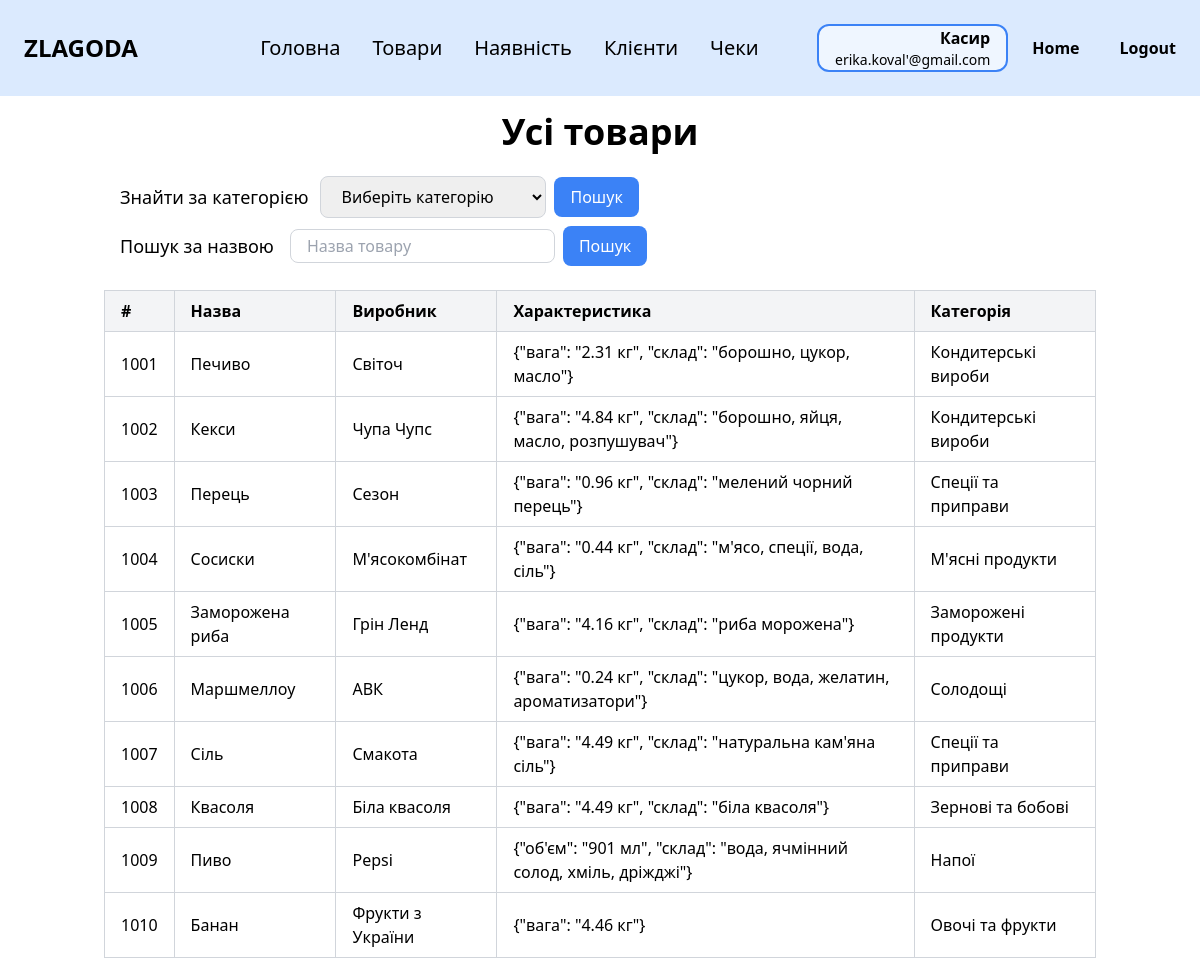
Page /products (signed in) on the committed database.
### zlg_website/models.py (models this page shows, shortened)
class Employee(db.Model, UserMixin):
    __tablename__ = 'employee'
    id = db.Column(db.Integer, primary_key=True)
    last_name = db.Column(db.String(100))
    first_name = db.Column(db.String(100))
    middle_name = db.Column(db.String(100))
    position = db.Column(db.String(100))
    salary = db.Column(db.Float)
    start_date = db.Column(db.Date)
    birth_date = db.Column(db.Date)
    phone = db.Column(db.String(20))
    city = db.Column(db.String(100))
    street = db.Column(db.String(100))
    postal_code = db.Column(db.String(10))
    password = db.Column(db.String(10000))
    email = db.Column(db.String(100), unique=True)
    @property
    def full_name(self):
        parts = [self.last_name, self.first_name, self.middle_name]
        return " ".join(part for part in parts if part)
    @property
    def address(self):
        return f"{self.city}, {self.street}, {self.postal_code}"

class Product(db.Model):
    __tablename__ = 'product'
    id = db.Column(db.Integer, primary_key=True)
    name = db.Column(db.String(100))
    manufacturer = db.Column(db.String(100))
    specifications = db.Column(db.Text)
    category_number = db.Column(db.Integer, db.ForeignKey('category.category_number'))
    category = db.relationship('Category', backref='products')

class Category(db.Model):
    __tablename__ = 'category'
    category_number = db.Column(db.Integer, primary_key=True)
    name = db.Column(db.String(100))

### zlg_website/views/products.py (the view)
@views.route('/products')
@login_required
def products():
    category_number = request.args.get('category')
    sort = request.args.get('sort')
    order = request.args.get('order', 'asc')
    search_query = request.args.get('search', '')
    query = Product.query
    if category_number:
        try:
            category_number = int(category_number)  # Перетворення на int
            query = query.filter(Product.category_number == category_number)
        except ValueError:
            pass
    if sort == 'name':
        query = query.order_by(
            Product.name.desc() if order == 'desc' else Product.name.asc()
        )
    elif sort == 'id':
        query = query.order_by(
            Product.id.asc()
        )
    else:
        query = query.order_by(Product.id.asc())  # За замовчуванням — за id
    products = query.all()
    if search_query:
        search_lower = search_query.lower()
        products = [
            product for product in products
            if search_lower in product.name.lower()
        ]
    categories = Category.query.all()
    return render_template("products.html", user=current_user, products=products, categories=categories, sort=sort, order=order, category_number=category_number,
        search_query=search_query)

### zlg_website/__init__.py (called while the page is built)
def create_app():
    app = Flask(__name__)
    app.config['SECRET_KEY'] = 'zlagoda'
    app.config['SQLALCHEMY_DATABASE_URI'] = f'sqlite:///{os.path.join(app.instance_path, DB_NAME)}'
    db.init_app(app)
    from .views import views
    from .auth import auth
    app.register_blueprint(views, url_prefix='/')
    app.register_blueprint(auth, url_prefix='/')
    from .models import Employee
    with app.app_context():
        if database_is_empty():
            create_database(app)
    login_manager = LoginManager()
    login_manager.login_view = 'auth.login'
    login_manager.init_app(app)
    @login_manager.user_loader
    def load_user(id):
        return Employee.query.get(int(id))
    return app

### zlg_website/templates/products.html (shortened to what this page needs)
{% extends "base.html" %}
{% block content %}
<div class="py-4">
    <h1 class="text-4xl font-bold mb-6 text-center">Усі товари</h1>
    <div class="flex justify-between items-center mb-6">
        <div class="flex flex-col ml-4">
            <div class="flex items-center mb-2">
                <p class="mr-3 text-lg">Знайти за категорією</p>
                <form method="GET" action="{{ url_for('views.products') }}" class="flex items-center" id="search-form">
                    <select name="category"
                            class="px-4 py-2 border border-gray-300 rounded-lg focus:outline-none focus:ring-2 focus:ring-blue-500">
                        <option value="">Виберіть категорію</option>
                    </select>
                    <button type="submit" class="ml-2 px-4 py-2 bg-blue-500 text-white rounded-lg hover:bg-blue-600">
                        Пошук
                    </button>
                </form>
            </div>
            {% if user.position == 'Касир' %}
            <div class="flex items-center">
                <p class="mr-4 text-lg">Пошук за назвою</p>
                <form method="GET" action="{{ url_for('views.products') }}" class="flex items-center">
                    <input type="text" name="search" placeholder="Назва товару"
                           value="{{ request.args.get('search', '') }}"
                           class="w-70 px-4 py-1 border border-gray-300 rounded-lg focus:outline-none focus:ring-2 focus:ring-blue-500">
                    <button type="submit" class="ml-2 px-4 py-2 bg-blue-500 text-white rounded-lg hover:bg-blue-600">
                        Пошук
                    </button>
                </form>
            </div>
            {% endif %}
        </div>
    </div>
    <div class="overflow-x-auto">
        <table class="min-w-full border-collapse border border-gray-300">
            <thead>
            <tr class="bg-gray-100">
                <th class="border border-gray-300 px-4 py-2 text-left">
                    <a href="{{ url_for('views.products', sort='id') }}" class="hover:underline">
                        #
                    </a>
                </th>
                <th class="border border-gray-300 px-4 py-2 text-left">
                    <a href="{{ url_for('views.products', sort='name', order='desc' if sort == 'name' and order == 'asc' else 'asc') }}"
                       class="hover:underline">
                        Назва
                    </a>
                </th>
                <th class="border border-gray-300 px-4 py-2 text-left">Виробник</th>
                <th class="border border-gray-300 px-4 py-2 text-left">Характеристика</th>
                <th class="border border-gray-300 px-4 py-2 text-left">Категорія</th>
            </tr>
            </thead>
            <tbody>
            {% if products %}
            {% for product in products %}
            <tr>
                <td class="border border-gray-300 px-4 py-2">{{ product.id }}</td>
                <td class="border border-gray-300 px-4 py-2">{{ product.name }}</td>
                <td class="border border-gray-300 px-4 py-2">{{ product.manufacturer }}</td>
                <td class="border border-gray-300 px-4 py-2">{{ product.specifications }}</td>
                <td class="border border-gray-300 px-4 py-2">{{ product.category.name }}</td>
            </tr>
            {% endfor %}
            {% else %}
            <tr>
                <td colspan="6" class="border border-gray-300 px-4 py-2 text-center">Немає результатів</td>
            </tr>
            {% endif %}
            </tbody>
        </table>
    </div>
</div>
{% endblock %}

### zlg_website/templates/base.html (shortened to what this page needs)
<!DOCTYPE html>
<html lang="en">
<head>
    <link rel="stylesheet" href="https://cdn.jsdelivr.net/npm/tailwindcss@2.2.19/dist/tailwind.min.css">
</head>
<body class="bg-white text-black">
<nav class="bg-blue-100 p-6">
    <div class="flex items-center justify-between">
        <div class="text-black text-2xl font-black mr-16">ZLAGODA</div>
        {% if user.is_authenticated %}
        <div class="flex gap-8 max-md:gap-5 max-sm:hidden">
            <a href="/" class="text-xl cursor-pointer max-md:text-base">Головна</a>
            {% if user.position == 'Менеджер' %}
            <a href="/employees" class="text-xl cursor-pointer max-md:text-base">Працівники</a>
            <a href="/categories" class="text-xl cursor-pointer max-md:text-base">Категорії</a>
            <a href="/products" class="text-xl cursor-pointer max-md:text-base">Товари</a>
            <a href="/stock" class="text-xl cursor-pointer max-md:text-base">Наявність</a>
            <a href="/clients" class="text-xl cursor-pointer max-md:text-base">Клієнти</a>
            <a href="/receipts" class="text-xl cursor-pointer max-md:text-base">Чеки</a>
            {% elif user.position == 'Касир' %}
            <a href="/products" class="text-xl cursor-pointer max-md:text-base">Товари</a>
            <a href="/stock" class="text-xl cursor-pointer max-md:text-base">Наявність</a>
            <a href="/clients" class="text-xl cursor-pointer max-md:text-base">Клієнти</a>
            <a href="/receipts" class="text-xl cursor-pointer max-md:text-base">Чеки</a>
            {% endif %}
        </div>
        {% endif %}
        {% if user.is_authenticated %}
        <div class="flex items-center gap-6">
            <div class="px-4 border-2 border-blue-500 rounded-xl bg-blue-50 text-right">
                <p class="text-base font-semibold">
                    {% if user.position == 'Касир' %}
                    Касир
                    {% elif user.position == 'Менеджер' %}
                    Менеджер
                    {% else %}
                    {{ user.position }}
                    {% endif %}
                </p>
                <p class="text-sm">{{ user.email }}</p>
            </div>
            <a href="/welcome" class="text-black font-bold mr-4">Home</a>
            <a href="/logout" class="text-black font-bold">Logout</a>
        </div>
        {% else %}
        <a href="/login" class="text-black font-bold">Login</a>
        {% endif %}
    </div>
</nav>
<div class="container mx-auto px-4">
    {% block content %}{% endblock %}
</div>
</body>
</html>

### rows in the picture
Employee: email "erika.koval'@gmail.com"
Product: id "1001", name "Печиво", manufacturer "Світоч", specifications "{\"вага\": \"2.31 кг\", \"склад\": \"борошно, цукор, масло\"}", category.name "Кондитерські вироби"
Product: id "1002", name "Кекси", manufacturer "Чупа Чупс", specifications "{\"вага\": \"4.84 кг\", \"склад\": \"борошно, яйця, масло, розпушувач\"}", category.name "Кондитерські вироби"
Product: id "1003", name "Перець", manufacturer "Сезон", specifications "{\"вага\": \"0.96 кг\", \"склад\": \"мелений чорний перець\"}", category.name "Спеції та приправи"
Product: id "1004", name "Сосиски", manufacturer "М'ясокомбінат", specifications "{\"вага\": \"0.44 кг\", \"склад\": \"м'ясо, спеції, вода, сіль\"}", category.name "М'ясні продукти"
Product: id "1005", name "Заморожена риба", manufacturer "Грін Ленд", specifications "{\"вага\": \"4.16 кг\", \"склад\": \"риба морожена\"}", category.name "Заморожені продукти"
Product: id "1006", name "Маршмеллоу", manufacturer "АВК", specifications "{\"вага\": \"0.24 кг\", \"склад\": \"цукор, вода, желатин, ароматизатори\"}", category.name "Солодощі"
Product: id "1007", name "Сіль", manufacturer "Смакота", specifications "{\"вага\": \"4.49 кг\", \"склад\": \"натуральна кам'яна сіль\"}", category.name "Спеції та приправи"
Product: id "1008", name "Квасоля", manufacturer "Біла квасоля", specifications "{\"вага\": \"4.49 кг\", \"склад\": \"біла квасоля\"}", category.name "Зернові та бобові"
Product: id "1009", name "Пиво", manufacturer "Pepsi", specifications "{\"об'єм\": \"901 мл\", \"склад\": \"вода, ячмінний солод, хміль, дріжджі\"}", category.name "Напої"
Product: id "1010", name "Банан", manufacturer "Фрукти з України", specifications "{\"вага\": \"4.46 кг\"}", category.name "Овочі та фрукти"
